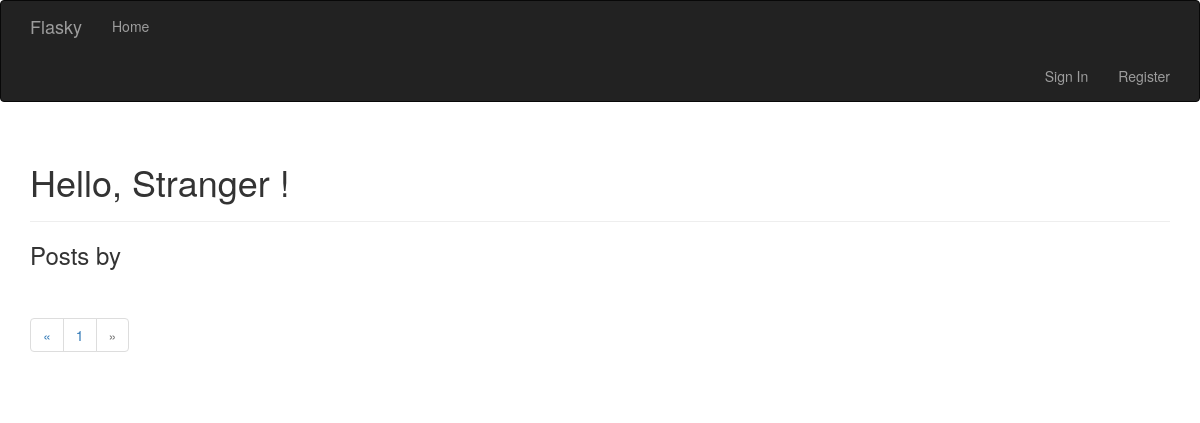
/?page=6, run on an earlier commit of the app's database.
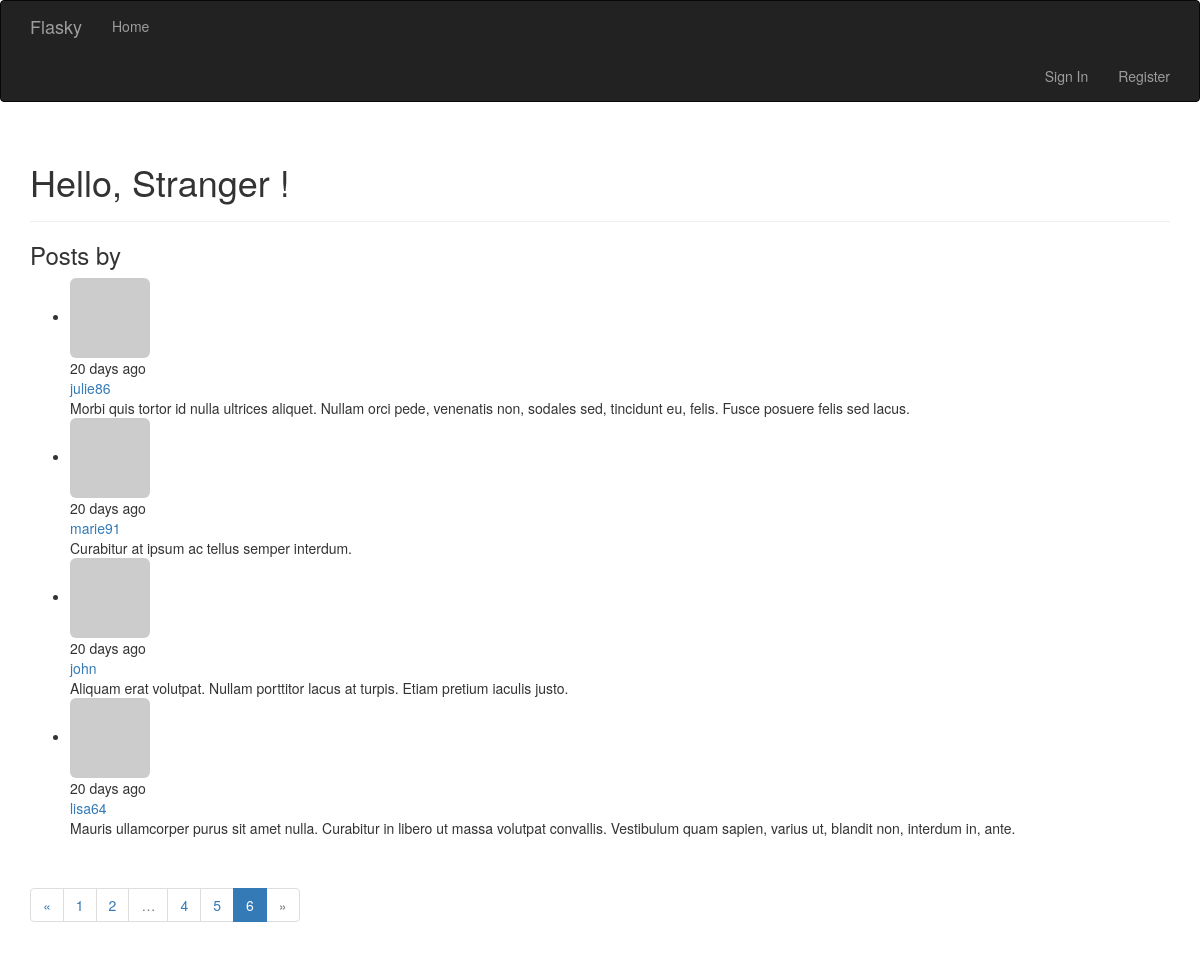
And on a later commit of the database.
### app/models.py (models this page shows, shortened)
class Post(db.Model):
    __tablename__ = 'posts'
    id = db.Column(db.Integer, primary_key=True)
    body = db.Column(db.Text)
    timestamp = db.Column(db.DateTime, index=True, default=datetime.datetime.utcnow)
    author_id = db.Column(db.Integer, db.ForeignKey('users.id'))

class User(UserMixin, db.Model):
    __tablename__ = 'users'
    id = db.Column(db.Integer, primary_key=True)
    email = db.Column(db.String(64), unique=True, index=True)
    username = db.Column(db.String(64), unique=True, index=True)
    password_hash = db.Column(db.String(128))
    role_id = db.Column(db.Integer, db.ForeignKey('roles.id'))
    confirmed = db.Column(db.Boolean, default=False)
    name = db.Column(db.String(64))
    location = db.Column(db.String(64))
    about_me = db.Column(db.Text())
    avatar_hash = db.Column(db.String(32))
    member_since = db.Column(db.DateTime(), default=datetime.datetime.utcnow)
    last_seen = db.Column(db.DateTime(), default=datetime.datetime.utcnow)
    posts = db.relationship('Post', backref='author', lazy='dynamic')
    @property
    def password(self):
        raise AttributeError('password is not a readable attribute')
    def gravatar(self, size=100, default='identicon', rating='g'):
        if request.is_secure:
            url = 'https://secure.gravatar.com/avator'
        else:
            url = 'http://www.gravatar.com/avatar'
        hash = hashlib.md5(self.email.encode('utf-8')).hexdigest()
        return '{url}/{hash}?s={size}&d={default}&r={rating}'.format(
            url=url, hash=hash, size=size, default=default, rating=rating)

### app/main/views.py (the view)
@main.route('/', methods=['GET', 'POST'])
def index():
    form = PostForm()
    if current_user.can(Permission.WRITE_ARTICLES) and \
            form.validate_on_submit():
        post = Post(body=form.body.data,
                    author=current_user._get_current_object())
        db.session.add(post)
        return redirect(url_for('.index'))
    page = request.args.get('page', 1, type=int)
    pagination = Post.query.order_by(Post.timestamp.desc()).paginate(
        page, per_page=current_app.config['FLASKY_POSTS_PER_PAGE'],
        error_out=False
    )
    posts = pagination.items
    return render_template('index.html', form=form, posts=posts,
                           pagination=pagination)

### app/auth/views.py (called while the page is built)
@auth.before_app_request
def before_request():
    if current_user.is_authenticated:
        current_user.ping()
        if current_user.confirmed and request.endpoint[:5] != 'auth.' and request.endpoint != 'static':
            return redirect(url_for('auth.unconfirmed'))

### app/main/__init__.py (called while the page is built)
@main.app_context_processor
def inject_permissions():
    return dict(Permission=Permission)

### app/models.py (called while the page is built)
    def can(self, permissions):
        return False

### app/templates/index.html (shortened to what this page needs)
{% extends "base.html" %}
{% import "bootstrap/wtf.html" as wtf %}
{% import "_macros.html" as macros %}
{% block page_content %}
<div class="page-header">
    <h1>Hello,
        {% if current_user.is_authenticated %}
        {{ current_user.username }}
        {% else %}
        Stranger
        {% endif %}!</h1>
</div>
<div class="post-tabs">
    <h3>Posts by {{ current_user.username }}</h3>
    {% include '_posts.html' %}
    <div class="pagination">
        {{ macros.pagination_widget(pagination, '.index') }}
    </div>
 </div>
{% endblock %}

### app/templates/base.html (shortened to what this page needs)
{% extends "bootstrap/base.html" %}
{% block navbar %}
<div class="navbar navbar-inverse" role="navigation">
    <div class="container">
        <div class="navbar-header">
            <a class="navbar-brand" href="/">Flasky</a>
        </div>
        <div class="navbar-collapse collapse">
            <ul class="nav navbar-nav">
                <li><a href="/">Home</a></li>
            </ul>
        </div>
        <div class="nav navbar-nav navbar-right">
            {% if current_user.is_authenticated %}
            <li><a href=" {{ url_for('auth.logout') }} ">Sign Out</a></li>
            {% else %}
            <li><a href="{{ url_for('auth.login') }}">Sign In</a> </li>
            {% endif %}
            <li><a href="{{ url_for('auth.register') }}">Register</a> </li>
        </div>
    </div>
</div>
{% endblock %}
{% block head %}
{{ super() }}
{% endblock %}
{% block content %}
<div class="container">
    {% block page_content %}
    {% endblock %}
</div>
{% endblock %}

### app/templates/_macros.html
{% macro pagination_widget(pagination, endpoint) %}
<ul class="pagination">
    <li {%if not pagination.has_prev %} class="disabled" {% endif %}>
    <a href="{% if pagination.has_prev %}{{ url_for(endpoint,
    page=pagination.page-1, **kwargs) }} {% else %}#{% endif %}">
        &laquo;
    </a>
    </li>
    {% for p in pagination.iter_pages() %}
        {% if p %}
            {% if p == pagination.page %}
            <li class="active">
                <a href="{{ url_for(endpoint, page=p, **kwargs) }}">{{ p }}</a>
            </li>
            {% else %}
            <li>
                <a href="{{ url_for(endpoint, page=p, **kwargs) }}">{{ p }}</a>
            </li>
            {% endif %}
        {% else %}
            <li class="disabled"><a href="#">&hellip;</a> </li>
        {% endif %}
    {% endfor %}
    <li {% if not pagination.has_next %} class="disabled" {% endif %} >
        <a href="{% if pagination.has_next %} {{ url_for(endpoint,
        page=pagination.page+1, **kwargs) }} {% else %}#{% endif %}">
            &raquo;
        </a>
    </li>
</ul>
{% endmacro %}

### app/templates/_posts.html
<ul class="posts">
    {% for post in posts %}
    <li class="post">
        <div class="profile-thumbnail">
            <a href="{{ url_for('.user', username=post.author.username) }}">
                <img class="img-rounded profile-thumbnail" src="{{ post.author.gravatar(size=40) }}">
            </a>
        </div>
        <div class="post-content">
            <div class="post-date"> {{ moment(post.timestamp).fromNow() }} </div>
            <div class="post-author"><a href="{{ url_for('.user', username=post.author.username) }}">{{ post.author.username }}</a></div>
            <div class="post-body">{{ post.body }}</div>
        </div>
    </li>
    {% endfor %}
</ul>

What changed in the data, as far as the page shows it:
added Post: timestamp "20 days ago", author.username "julie86", body "Morbi quis tortor id nulla ultrices aliquet. Nullam orci pede, venenatis non, sodales sed, tincidunt eu, felis. Fusce posuere felis sed lacus."
added Post: timestamp "20 days ago", author.username "marie91", body "Curabitur at ipsum ac tellus semper interdum."
added Post: timestamp "20 days ago", author.username "john", body "Aliquam erat volutpat. Nullam porttitor lacus at turpis. Etiam pretium iaculis justo."
added Post: timestamp "20 days ago", author.username "lisa64", body "Mauris ullamcorper purus sit amet nulla. Curabitur in libero ut massa volutpat convallis. Vestibulum quam sapien, varius ut, blandit non, interdum in, ante."
Also different on the page:
new list line: "2"
new list line: "4"
new list line: "5"
new list line: "6"
